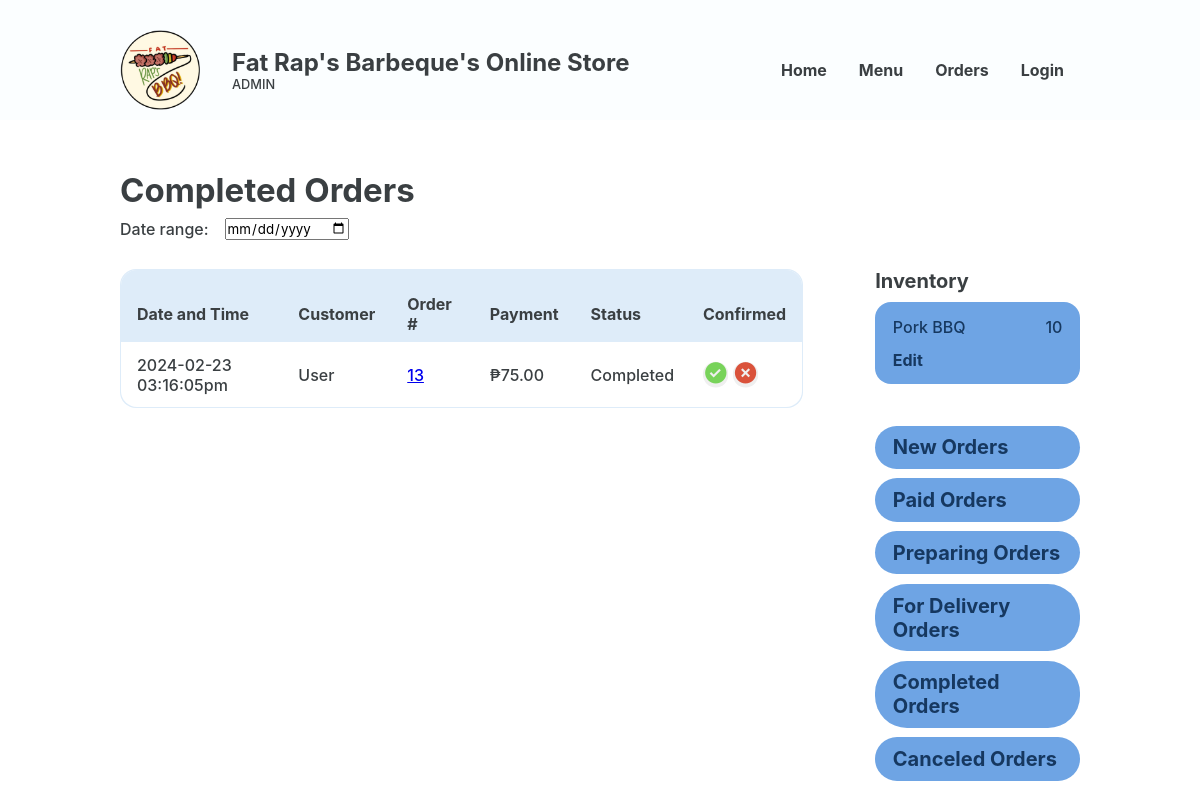
Before: /Website/admin-completed-orders.php with the older database file.
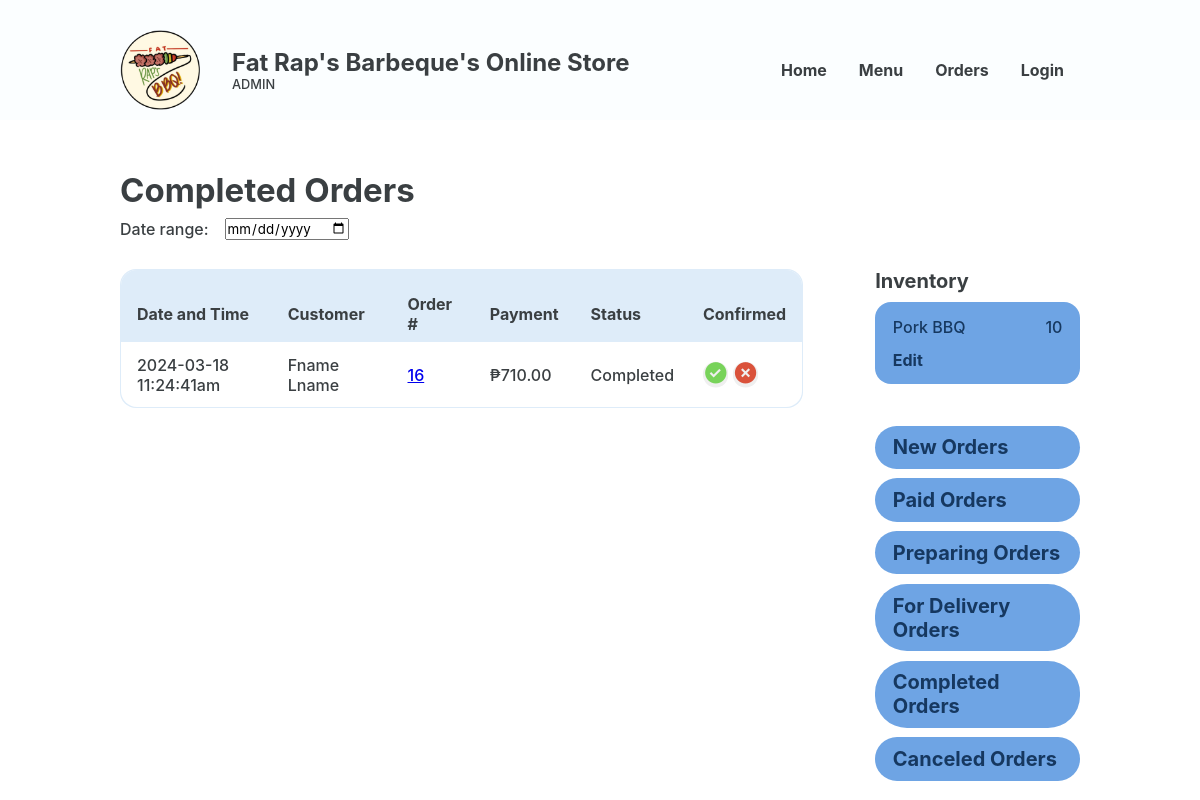
After: the same page with the newer database file.
### tables this page shows
CREATE TABLE `placed_order` (
  `PLACED_ORDER_ID` int(18) UNSIGNED NOT NULL,
  `PRSN_ID` int(18) NOT NULL,
  `CUS_NAME` varchar(20) NOT NULL,
  `CUS_NUMBER` varchar(11) NOT NULL,
  `CUS_EMAIL` varchar(35) NOT NULL,
  `PLACED_ORDER_DATE` varchar(50) NOT NULL,
  `PLACED_ORDER_TOTAL` decimal(10,2) NOT NULL,
  `DELIVERY_ADDRESS` varchar(255) NOT NULL,
  `DELIVERY_DATE` varchar(50) NOT NULL,
  `PLACED_ORDER_STATUS` varchar(50) NOT NULL,
  `PLACED_ORDER_CONFIRMATION` varchar(50) NOT NULL,
  `PLACED_ORDER_TRACKER` varchar(16) NOT NULL,
  `REFERENCE_NUMBER` varchar(50) NOT NULL
);

### Website/admin-completed-orders.php (the view, shortened to what the changed rows need)
<?php
@include 'constants.php';
?>
<!DOCTYPE html>
<html lang="en">
<head>
    <link rel="stylesheet" href="header-styles.css">
    <link rel="stylesheet" href="admin-styles.css">
    <link href='https://unpkg.com/boxicons@2.1.4/css/boxicons.min.css' rel='stylesheet'>
</head>
<body>
    <header class="backend">
        <div class="header-container">
            <div class="website-title">
                <div class="text">
                    <h1>Fat Rap's Barbeque's Online Store</h1>
                </div>
            </div>
        </div>
    </header>
    <main>
        <section class="section">
            <div class="section-heading">
                <h2>Completed Orders</h2>
            </div>
            <section class="section-body">
                <section class="main-section table-wrapper">
                    <table class="alternating">
                        <tr>
                            <th class="header">Date and Time</th>
                            <th class="header">Customer</th>
                            <th class="header">Order #</th>
                            <th class="header">Payment</th>
                            <th class="header">Status</th>
                            <th class="header">Confirmed</th>
                        </tr>
                        <?php
                        $sql = "SELECT * FROM placed_order WHERE PLACED_ORDER_STATUS = 'Completed'";
                        $res = mysqli_query($conn, $sql);
                        $count = mysqli_num_rows($res);
                        if ($count > 0) {
                            while ($row = mysqli_fetch_assoc($res)) {
                                $PLACED_ORDER_ID = $row['PLACED_ORDER_ID'];
                                $CUS_NAME = $row['CUS_NAME'];
                                $PLACED_ORDER_DATE = $row['PLACED_ORDER_DATE'];
                                $PLACED_ORDER_TOTAL = $row['PLACED_ORDER_TOTAL'];
                                $PLACED_ORDER_STATUS = $row['PLACED_ORDER_STATUS'];
                        ?>
                                <tr>
                                    <td data-cell="Date and Time"><?php echo $PLACED_ORDER_DATE ?></td>
                                    <td data-cell="customer"><?php echo $CUS_NAME ?></td>
                                    <td data-cell="Order #"><a href="<?php echo SITEURL ?>admin-order-details.php?PLACED_ORDER_ID=<?php echo $PLACED_ORDER_ID; ?>"><?php echo $PLACED_ORDER_ID ?></a></td>
                                    <td data-cell="Payment">₱<?php echo $PLACED_ORDER_TOTAL ?></td>
                                    <td data-cell="Payment"><?php echo $PLACED_ORDER_STATUS ?></td>
                                    <td data-cell="Confimed">
                                        <div class="btn-wrapper">
                                            <form method="POST">
                                                <button class="btn-check" name="confirmed"><i class='bx bxs-check-circle'></i></button>
                                                <button class="btn-cross" name="not-confirmed"><i class='bx bxs-x-circle'></i></button>
                                            </form>
                                        </div>
                                    </td>
                                </tr>
                            <?php
                            }
                        }
                        ?>
                    </table>
                </section>
            </section>
        </section>
    </main>
</body>
</html>

Changed rows visible on the page:
removed placed_order: PLACED_ORDER_DATE "2024-02-23 03:16:05pm", CUS_NAME "User", PLACED_ORDER_ID "13", PLACED_ORDER_TOTAL "75.00", PLACED_ORDER_STATUS "Completed"
added placed_order: PLACED_ORDER_DATE "2024-03-18 11:24:41am", CUS_NAME "Fname Lname", PLACED_ORDER_ID "16", PLACED_ORDER_TOTAL "710.00", PLACED_ORDER_STATUS "Completed"
